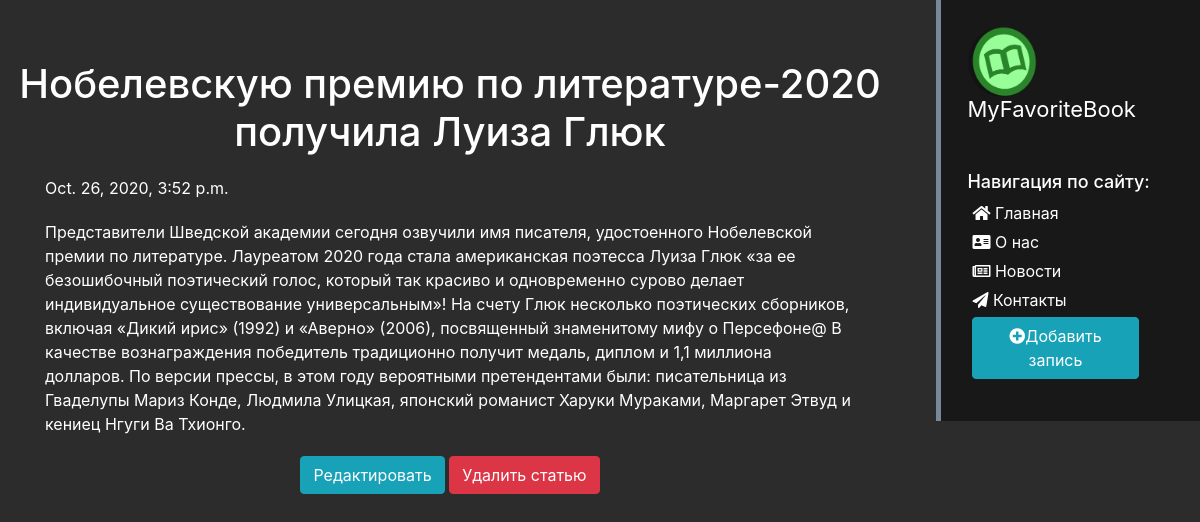
Page /news/4 on the committed database.
### article/models.py (models this page shows, shortened)
class articles(models.Model):
    STATUS_CHOICES = (
        ('draft', 'Draft'),
        ('published', 'Published'),
    )
    title = models.CharField('Заголовок', max_length=150)
    anons = models.CharField('Анонс', max_length=250)
    body = models.TextField('Статья')
    date = models.DateTimeField("Дата публикации", default=timezone.now)
    status = models.CharField(max_length=10, choices=STATUS_CHOICES, default='draft')
    class Meta:
        ordering = ('-date',)

### article/views.py (the view)
# urls.py: path('<int:pk>', views.NewDetailView.as_view(), name='news-detail'),
class NewDetailView(DetailView):
    model = articles
    template_name = 'article/detail_view.html'
    context_object_name = 'article'

### main/templates/article/detail_view.html (shortened to what this page needs)
{% extends "news/base.html" %}
{% block content %}
    <div class="features">
        <h1> {{ article.title }} </h1>
        <p> {{ article.date }} </p>
        <p> {{ article.body }} </p>
        <a href="{% url 'update-detail' article.id %}" class="btn btn-info" type="submit">Редактировать</a>
        <a href="{% url 'delete-detail' article.id %}" class="btn btn-danger" type="submit">Удалить статью</a>
    </div>
{% endblock %}

### main/static/news/css/main.css (style rules this page uses)
body { background: #2c2c2c; }

### main/static/news/css/index.css (style rules this page uses)
main .features { float: left; color: #fff; margin-top: 60px; text-align: center; width: 75%; }
main .features h1 { font-size: 40px; }
main .features p { max-width: 90%; margin: 20px auto; text-align: left; }

### main/static/news/css/article.css (style rules this page uses)
h1 { text-align: center; }

### rows in the picture
articles: title "Нобелевскую премию по литературе-2020 получила Луиза Глюк", date "Oct. 26, 2020, 3:52 p.m.", body "Представители Шведской академии сегодня озвучили имя писателя, удостоенного Нобелевской премии по литературе. Лауреатом 2020 года стала американская поэтесса Луиза Глюк «за ее безошибочный поэтический голос, который так красиво и одновременно сурово делает индивидуальное существование универсальным»! На счету Глюк несколько поэтических сборников, включая «Дикий ирис» (1992) и «Аверно» (2006), посвященный знаменитому мифу о Персефоне@ В качестве вознаграждения победитель традиционно получит медаль, диплом и 1,1 миллиона долларов. По версии прессы, в этом году вероятными претендентами были: писательница из Гваделупы Мариз Конде, Людмила Улицкая, японский романист Харуки Мураками, Маргарет…"
